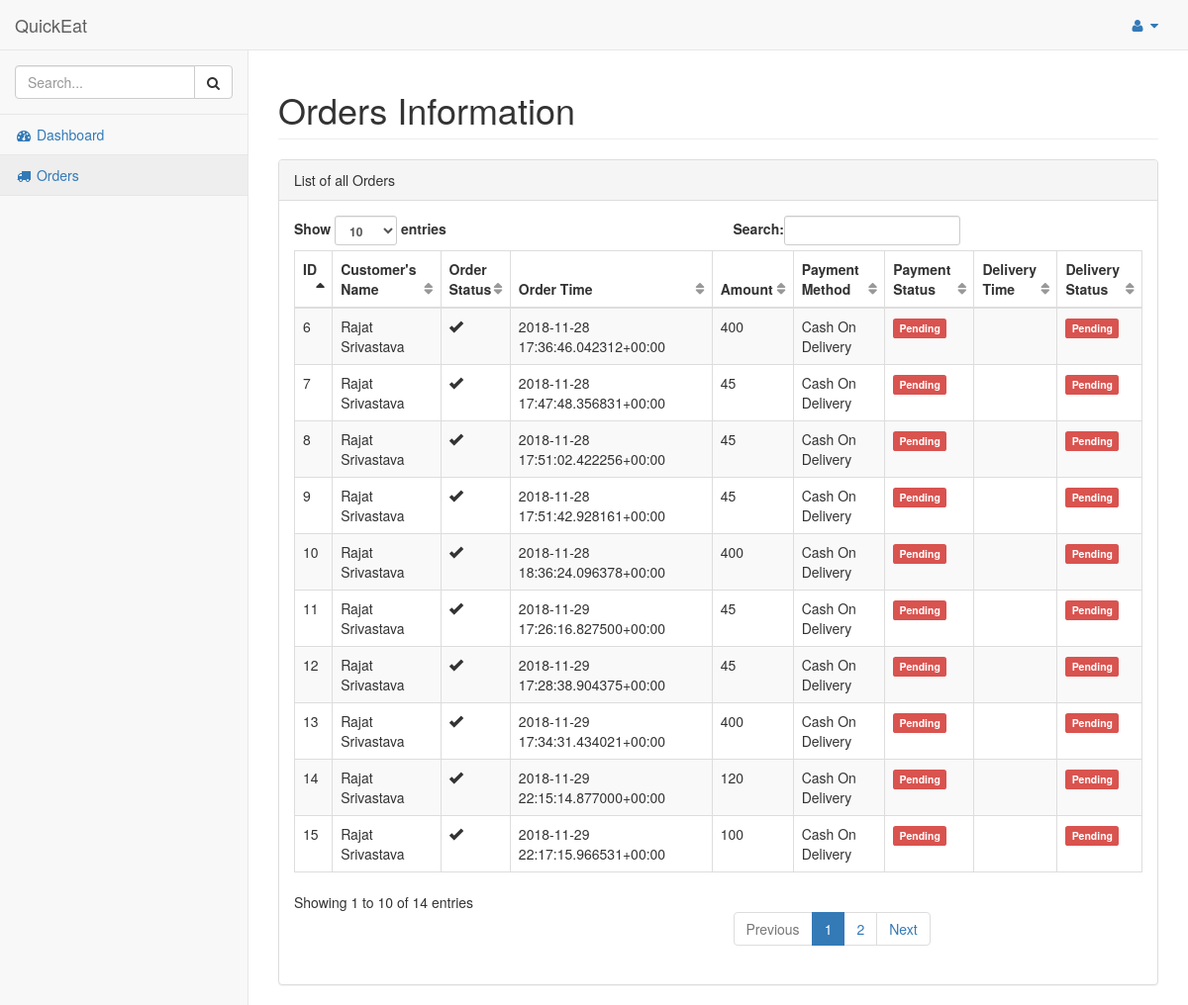
The app's page /myorders/ (signed in) with its own data.
### hotel/models.py (models this page shows, shortened)
class Order(models.Model):
    pending = 'Pending'
    completed = 'Completed'
    STATUS = (
        (pending,pending),
        (completed,completed),
    )
    cod = 'Cash On Delivery'
    card = 'Card Payment'
    upi = 'UPI Payment'
    PAYMENT = (
        (cod,cod),
        (card,card),
        (upi,upi),
    )
    pickup = 'PickUp'
    delivery = 'Delivery'
    TYPE = (
        (pickup, pickup),
        (delivery, delivery),
    )
    customer = models.ForeignKey(Customer,on_delete=models.CASCADE)
    order_timestamp = models.CharField(max_length=100, blank=True)
    delivery_timestamp = models.CharField(max_length=100, blank=True)
    payment_status = models.CharField(max_length = 100, choices = STATUS)
    delivery_status = models.CharField(max_length = 100, choices = STATUS)
    if_cancelled = models.BooleanField(default = False)
    total_amount = models.IntegerField()
    payment_method = models.CharField(max_length = 100, choices = PAYMENT)
    location = models.CharField(max_length=200, blank=True, null=True)

class Customer(models.Model):
    pending = 'Pending'
    verified = 'Verified'
    STATUS = (
        (pending,pending),
        (verified,verified),
    )
    customer = models.ForeignKey(User, on_delete=models.CASCADE)
    address = models.TextField()
    contact = models.CharField(max_length = 10)
    orders = models.IntegerField(default=0)
    total_sale = models.IntegerField(default=0)

### hotel/views.py (the view)
# urls.py: url(r'^myorders/$', views.my_orders, name='my_orders'),
@login_required
def my_orders(request):
    user = User.objects.get(id=request.user.id)
    customer = Customer.objects.get(customer=user)
    orders = Order.objects.filter(customer=customer)
    return render(request, 'orders.html', {'orders': orders})

### hotel/templates/orders.html (shortened to what this page needs)
{% load staticfiles %}
{% include "includes/base.html" %}
{% include "includes/navbarheader.html" %}
{% include "includes/navtop.html" %}
<div class="navbar-default sidebar" role="navigation">
    <div class="sidebar-nav navbar-collapse">
        <ul class="nav" id="side-menu">
            <li class="sidebar-search">
                <div class="input-group custom-search-form">
                    <input type="text" class="form-control" placeholder="Search...">
                    <span class="input-group-btn">
                        <button class="btn btn-default" type="button">
                            <i class="fa fa-search"></i>
                        </button>
                    </span>
                </div>
            </li>
            <li>
                <a href="/dashboard">
                    <i class="fa fa-dashboard fa-fw"></i> Dashboard</a>
            </li>
            <li>
                <a href="{% url 'hotel:my_orders' %}">
                    <i class="fa fa-truck fa-fw"></i> Orders</a>
            </li>
        </ul>
    </div>
</div>
        </nav>
        <div id="page-wrapper">
            <div class="row">
                <div class="col-lg-12">
                    <h1 class="page-header">Orders Information</h1>
                </div>
            </div>
            <div class="row">
                <div class="col-lg-12">
                    <div class="panel panel-default">
                        <div class="panel-heading">
                            List of all Orders
                        </div>
                        <div class="panel-body">
                            <table width="100%" class="table table-striped table-bordered table-hover" id="dataTables-example">
                                <thead>
                                    <tr>
                                        <th>ID</th>
                                        <th>Customer's Name</th>
                                        <th>Order Status</th>
                                        <th>Order Time</th>
                                        <th>Amount</th>
                                        <th>Payment Method</th>
                                        <th>Payment Status</th>
                                        <th>Delivery Time</th>
                                        <th>Delivery Status</th>
                                    </tr>
                                </thead>
                                <tbody>
                                    {% for order in orders %}
                                    <tr>
                                        <td>{{order.id}}</td>
                                        <td>{{order.customer.customer.first_name}} {{order.customer.customer.last_name}}</td>
                                        <td>{% if order.if_cancelled == False %}
                                            <span class="glyphicon glyphicon-ok" aria-hidden="true"></span>
                                            {% else %}
                                            <span class="glyphicon glyphicon-remove" aria-hidden="true"></span>
                                            {% endif %}
                                        </td>
                                        <td>{{order.order_timestamp}}</td>
                                        <td>{{order.total_amount}}</td>
                                        <td>{{order.payment_method}}</td>
                                        <td>{% if order.payment_status == 'Completed' %}
                                            <span class="label label-success">Paid</span>
                                            {% else %}
                                            <span class="label label-danger">Pending</span>
                                            {% endif %}
                                        </td>
                                        <td>{{order.delivery_timestamp}}</td>
                                        <td>{% if order.delivery_status == 'Completed' %}
                                            <span class="label label-success">Delivered</span>
                                            {% else %}
                                            <span class="label label-danger">Pending</span>
                                            {% endif %}
                                        </td>
                                    </tr>
                                    {% endfor %}
                                </tbody>
                            </table>
                        </div>
                    </div>
                </div>
            </div>
        </div>
    </div>
</body>
</html>

### records on screen
Order: id "6", customer.customer.first_name "Rajat", customer.customer.last_name "Srivastava", if_cancelled False (drawn), order_timestamp "2018-11-28 17:36:46.042312+00:00", total_amount "400", payment_method "Cash On Delivery", payment_status "Pending", delivery_status "Pending"
Order: id "7", customer.customer.first_name "Rajat", customer.customer.last_name "Srivastava", if_cancelled False (drawn), order_timestamp "2018-11-28 17:47:48.356831+00:00", total_amount "45", payment_method "Cash On Delivery", payment_status "Pending", delivery_status "Pending"
Order: id "8", customer.customer.first_name "Rajat", customer.customer.last_name "Srivastava", if_cancelled False (drawn), order_timestamp "2018-11-28 17:51:02.422256+00:00", total_amount "45", payment_method "Cash On Delivery", payment_status "Pending", delivery_status "Pending"
Order: id "9", customer.customer.first_name "Rajat", customer.customer.last_name "Srivastava", if_cancelled False (drawn), order_timestamp "2018-11-28 17:51:42.928161+00:00", total_amount "45", payment_method "Cash On Delivery", payment_status "Pending", delivery_status "Pending"
Order: id "10", customer.customer.first_name "Rajat", customer.customer.last_name "Srivastava", if_cancelled False (drawn), order_timestamp "2018-11-28 18:36:24.096378+00:00", total_amount "400", payment_method "Cash On Delivery", payment_status "Pending", delivery_status "Pending"
Order: id "11", customer.customer.first_name "Rajat", customer.customer.last_name "Srivastava", if_cancelled False (drawn), order_timestamp "2018-11-29 17:26:16.827500+00:00", total_amount "45", payment_method "Cash On Delivery", payment_status "Pending", delivery_status "Pending"
Order: id "12", customer.customer.first_name "Rajat", customer.customer.last_name "Srivastava", if_cancelled False (drawn), order_timestamp "2018-11-29 17:28:38.904375+00:00", total_amount "45", payment_method "Cash On Delivery", payment_status "Pending", delivery_status "Pending"
Order: id "13", customer.customer.first_name "Rajat", customer.customer.last_name "Srivastava", if_cancelled False (drawn), order_timestamp "2018-11-29 17:34:31.434021+00:00", total_amount "400", payment_method "Cash On Delivery", payment_status "Pending", delivery_status "Pending"
Order: id "14", customer.customer.first_name "Rajat", customer.customer.last_name "Srivastava", if_cancelled False (drawn), order_timestamp "2018-11-29 22:15:14.877000+00:00", total_amount "120", payment_method "Cash On Delivery", payment_status "Pending", delivery_status "Pending"
Order: id "15", customer.customer.first_name "Rajat", customer.customer.last_name "Srivastava", if_cancelled False (drawn), order_timestamp "2018-11-29 22:17:15.966531+00:00", total_amount "100", payment_method "Cash On Delivery", payment_status "Pending", delivery_status "Pending"
